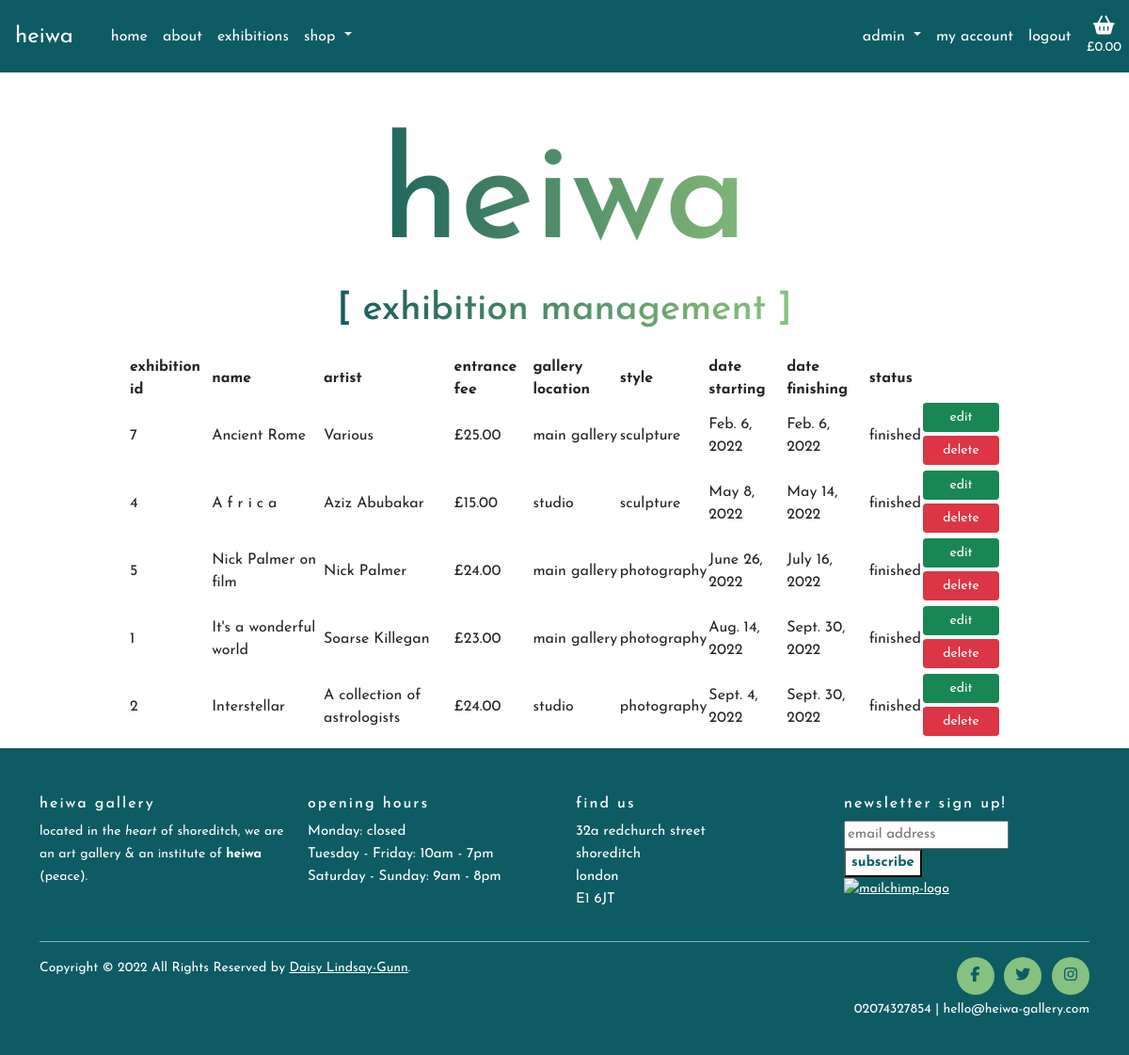
The app's page /exhibitions/exhibition_management/ (signed in) with its own data.
### exhibitions/models.py (models this page shows, shortened)
class Exhibitions(models.Model):
    class Meta:
        verbose_name_plural = 'Exhibitions'
    name = models.CharField(max_length=50, null=False, blank=False)
    style = models.CharField(
        max_length=15, choices=exhibitions_type, default=1)
    description = models.TextField(
        max_length=350, null=True, blank=True)
    photographer_artist = models.CharField(
        max_length=50, null=False, blank=False)
    entrance_fee = models.DecimalField(
        max_digits=6, decimal_places=2, null=False, blank=False)
    gallery_area = models.CharField(
        max_length=254, choices=areas, default='main gallery')
    display = models.BooleanField(default=False)
    status = models.CharField(
        max_length=254, choices=status, default='now showing')
    date_starting = models.DateField(null=True, blank=True)
    date_finishing = models.DateField(null=True, blank=True)
    date_added = models.DateField(auto_now_add=True)
    def now_showing_calc(self):
        start_date = self.date_starting
        end_date = self.date_finishing
        start = start_date
        end = end_date
        now = datetime.now().date()
        if start == "":
            self.status = 'pending'
        elif end == "":
            self.status = 'pending'
        elif end < now:
            self.status = 'finished'
        elif start > now:
            self.status = 'coming soon'
        else:
            self.status = 'now showing'

### exhibitions/views.py (the view)
# urls.py: path('exhibition_management/', views.exhibition_management,
def exhibition_management(request):
    if not request.user.is_superuser:
        messages.error(request,
                       "You are not authorised to view that page.")
        return redirect(reverse('home'))
    else:
        exhibitions_info = Exhibitions.objects.all().order_by('date_starting')
        for exhibition in exhibitions_info:
            exhibition.now_showing_calc()
            exhibition.save()
        context = {
            'exhibitions': exhibitions_info
        }
        return render(
            request, 'exhibitions/exhibition_management.html', context)

### exhibitions/templates/exhibitions/exhibition_management.html (shortened to what this page needs)
{% extends 'base.html' %}
{% load static %}
{% block extra_css %}
<link rel="stylesheet" href="https://cdn.datatables.net/1.11.5/css/jquery.dataTables.min.css">
<link rel="stylesheet" href="https://cdn.datatables.net/rowreorder/1.2.8/css/rowReorder.dataTables.min.css">
<link rel="stylesheet" href="https://cdn.datatables.net/responsive/2.2.9/css/responsive.dataTables.min.css">
{% endblock %}
{% block subtitle %}
<h2 class="mt-0 mb-3" id="subtitle">[ exhibition management ]</h2>
{% endblock %}
{% block content %}
<div class="container">
    <div class="row justify-content-center">
        <div class="col-sm-12 col-md-8 col-xl-10 my-2 justify-content-center">
            <table id="exhibitions_table" class="data_table display wrap" width="100%">
                <thead>
                    <tr>
                        <th scope="col">exhibition id</th>
                        <th scope="col">name</th>
                        <th scope="col">artist</th>
                        <th scope="col">entrance fee</th>
                        <th scope="col">gallery location</th>
                        <th scope="col">style</th>
                        <th scope="col">date starting</th>
                        <th scope="col">date finishing</th>
                        <th scope="col">status</th>
                        <th scope="col"></th>
                    </tr>
                </thead>
                <tbody>
                    {% for exhibition in exhibitions %}
                    <tr>
                        <td>{{ exhibition.pk }}</td>
                        <td>{{ exhibition.name }}</td>
                        <td>{{ exhibition.photographer_artist }}</td>
                        <td>£{{ exhibition.entrance_fee }}</td>
                        <td>{{ exhibition.gallery_area }}</td>
                        <td>{{ exhibition.style }}</td>
                        <td>{{ exhibition.date_starting }}</td>
                        <td>{{ exhibition.date_finishing }}</td>
                        <td>{{ exhibition.status }}</td>
                        <td>
                            <a class="btn btn-success btn-sm mb-1 w-100"
                                href="{% url 'edit_exhibition' exhibition.pk %}">edit</a>
                            <a class="btn btn-danger btn-sm mb-1 w-100"
                                href="{% url 'delete_exhibition' exhibition.pk %}">delete</a>
                        </td>
                    </tr>
                    {% endfor %}
                </tbody>
            </table>
        </div>
    </div>
</div>
{% endblock %}

### templates/base.html (shortened to what this page needs)
{% load static %}
<!DOCTYPE html>
<html lang="en">
<head>
    {% block corecss %}
    <link href="https://cdn.jsdelivr.net/npm/bootstrap@5.1.3/dist/css/bootstrap.min.css" rel="stylesheet"
>
    <link href="//cdn-images.mailchimp.com/embedcode/classic-10_7_dtp.css" rel="stylesheet" type="text/css">
    <link rel="stylesheet" href="{% static 'css/base.css' %}">
    {% endblock %}
    {% block extra_css %}
    {% endblock %}
</head>
<body class="d-flex flex-column">
    <div class="page-container">
        <nav class="navbar sticky-top navbar-expand-md navbar-dark bg-brand-blue" id="main-nav">
            <a class="navbar-brand brand-text ml-2 text-responsive" href="{% url 'home' %}" id="nav-heading">heiwa</a>
            <div class="collapse navbar-collapse" id="navbarSupportedContent">
                <ul class="navbar-nav me-auto mb-2 mb-lg-0 align-items-center">
                    <li class="nav-item light-text">
                        <a class="nav-link " href="{% url 'home' %}">home</a>
                    </li>
                    <li class="nav-item">
                        <a class="nav-link " href="{% url 'about' %}">about</a>
                    </li>
                    <li class="nav-item">
                        <a class="nav-link " href=" {% url 'exhibitions_list' %}">exhibitions</a>
                    </li>
                    <li class="nav-item dropdown">
                        <a class="nav-link  {% if request.resolver_match.url_name == 'all_products' %} active-nav {% endif %} dropdown-toggle dropdown-toggle1"
                            id="navbarDropdown1" role="button" data-bs-toggle="dropdown" aria-haspopup="true"
                            href="{% url 'all_products' %}" aria-expanded="false">shop
                        </a>
                    </li>
                </ul>
                <ul class="navbar-nav mb-2 mb-lg-0 align-items-center">
                    {% if request.user.is_authenticated %}
                    {% if request.user.is_superuser %}
                    <li class="nav-item dropdown">
                        <a class="nav-link dropdown-toggle dropdown-toggle2" id="navbarDropdown2" role="button"
                            data-bs-toggle="dropdown" aria-haspopup="true" href="#" aria-expanded="false">admin
                        </a>
                    </li>
                    {% endif %}
                    <li class="nav-item ml-auto">
                        <a class="nav-link " href="{% url 'account_overview' %}">my account</a>
                    </li>
                    <li class="nav-item ml-auto">
                        <a class="nav-link " href="{% url 'account_logout' %}">logout</a>
                    </li>
                    {% endif %}
                    <li class="nav-item ml-auto">
                        <a class="nav-link text-center " href="{% url 'basket_overview' %}"><i
                                class="fas fa-shopping-basket fa-lg"></i>
                            <p class="my-0">{% if total_cost %}
                                £{{ total_cost|floatformat:2 }}
                                {% else %}
                                £0.00
                                {% endif %}
                            </p>
                        </a>
                    </li>
                </ul>
            </div>
        </nav>
        <header>
            <div class="container container-clip mt-5">
                <div id="main-title" class="text-center">
                    <h1 class="mb-0">heiwa</h1>
                    {% block subtitle %}
                    {% endblock %}
                </div>
            </div>
        </header>
        {% block content %}
        {% endblock %}
        <footer class="site-footer bg-brand-blue">
            <div class="container">
                <div class="row footer-row">
                    <div class="col-xs-6 col-md-3">
                        <h6>heiwa gallery</h6>
                        <p class="text-justify">located in the <em>heart</em> of shoreditch, we are an art gallery & an
                            institute of <strong>heiwa</strong> (peace).</p>
                    </div>
                    <div class="col-xs-6 col-md-3" id="hours-col">
                        <h6>opening hours </h6>
                        <ul class="footer-links read-less" id="opening-hours">
                            <li>Monday: closed</li>
                            <li>Tuesday - Friday: 10am - 7pm</li>
                            <li>Saturday - Sunday: 9am - 8pm</li>
                        </ul>
                    </div>
                    <div class="col-xs-6 col-md-3" id="location-col">
                        <h6>find us </h6>
                        <address>
                            <ul class="footer-links read-less" id="location">
                                <li>32a redchurch street</li>
                                <li>shoreditch</li>
                                <li>london</li>
                                <li>E1 6JT</li>
                            </ul>
                        </address>
                    </div>
                    <div class="col-xs-6 col-md-3">
                        <h6>newsletter sign up!</h6>
                        {% if request.user.is_authenticated and request.user.email in email_list %}
                        <p class="white-text"><em>thank you, you have already subscribed.</em></p>
                        {% else %}
                        <div id="mc_embed_signup">
                            <form
                                action="https://herokuapp.us14.list-manage.com/subscribe/post?u=ea91edf6940c130d5c85856bc&amp;id=a9f944f3e8"
                                method="post" id="mc-embedded-subscribe-form" name="mc-embedded-subscribe-form"
                                class="validate" target="_blank" novalidate>
                                <div id="mc_embed_signup_scroll">
                                    <div class="mc-field-group">
                                        <input type="email" value="" name="EMAIL" class="required email"
                                            placeholder="email address" id="mce-EMAIL">
                                    </div>
                                    <div class="optionalParent">
                                        <div class="clear foot">
                                            <input type="submit" value="subscribe" name="subscribe"
                                                id="mc-embedded-subscribe" class="button bg-white brand-blue fw-bolder">
                                            <p class="brandingLogo"><a href="http://eepurl.com/hZcfaX"
                                                    title="Mailchimp - email marketing made easy and fun"
                                                    target="_blank"><img
                                                        src="https://eep.io/mc-cdn-images/template_images/branding_logo_text_dark_dtp.svg"
                                                        class="mailchimp-logo" alt="mailchimp-logo"></a>
                                            </p>
                                        </div>
                                    </div>
                                </div>
                            </form>
                        </div>
                        {% endif %}
                    </div>
                </div>
                <hr>
            </div>
            <div class="container">
                <div class="row">
                    <div class="col-md-8 col-sm-6 col-xs-12">
                        <p class="copyright-text">Copyright &copy; 2022 All Rights Reserved by
                            <a href="https://github.com/daisygunn" target="_blank">Daisy Lindsay-Gunn</a>.
                        </p>
                    </div>
                    <div class="col-md-4 col-sm-6 col-xs-12">
                        <ul class="social-icons">
                            <li><a class="facebook" href="https://www.facebook.com/" target="_blank"
                                    aria-label="Take a look at our facebook, opens in a new tab" rel="noreferrer"><i
                                        class="fa fa-facebook"></i></a></li>
                            <li><a class="twitter" href="https://twitter.com/?lang=en" target="_blank"
                                    aria-label="Take a look at our twitter, opens in a new tab" rel="noreferrer"><i
                                        class="fa fa-twitter"></i></a></li>
                            <li><a class="instagram" href="https://www.instagram.com/" target="_blank"
                                    aria-label="Take a look at our instagram, opens in a new tab" rel="noreferrer"><i
                                        class="fa fa-instagram"></i></a></li>
                        </ul>
                        <p class="footer-contact">02074327854 | hello@heiwa-gallery.com</p>
                    </div>
                </div>
            </div>
        </footer>
    </div>
</body>
</html>

### records on screen
Exhibitions: pk "7", name "Ancient Rome", photographer_artist "Various", entrance_fee "25.00", gallery_area "main gallery", style "sculpture", date_starting "Feb. 6, 2022", date_finishing "Feb. 6, 2022", status "finished"
Exhibitions: pk "4", name "A f r i c a", photographer_artist "Aziz Abubakar", entrance_fee "15.00", gallery_area "studio", style "sculpture", date_starting "May 8, 2022", date_finishing "May 14, 2022", status "finished"
Exhibitions: pk "5", name "Nick Palmer on film", photographer_artist "Nick Palmer", entrance_fee "24.00", gallery_area "main gallery", style "photography", date_starting "June 26, 2022", date_finishing "July 16, 2022", status "finished"
Exhibitions: pk "1", name "It's a wonderful world", photographer_artist "Soarse Killegan", entrance_fee "23.00", gallery_area "main gallery", style "photography", date_starting "Aug. 14, 2022", date_finishing "Sept. 30, 2022", status "finished"
Exhibitions: pk "2", name "Interstellar", photographer_artist "A collection of astrologists", entrance_fee "24.00", gallery_area "studio", style "photography", date_starting "Sept. 4, 2022", date_finishing "Sept. 30, 2022", status "finished"
